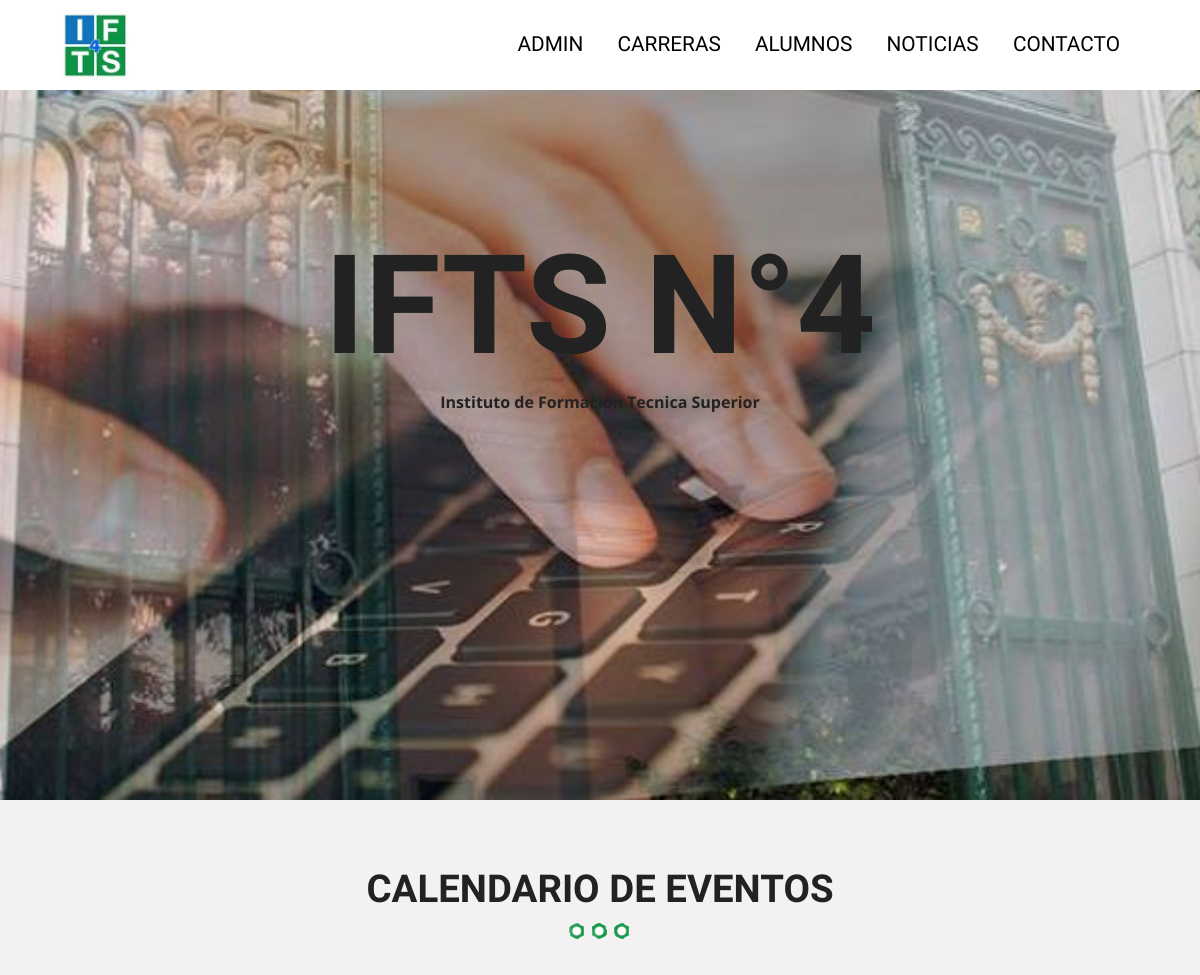
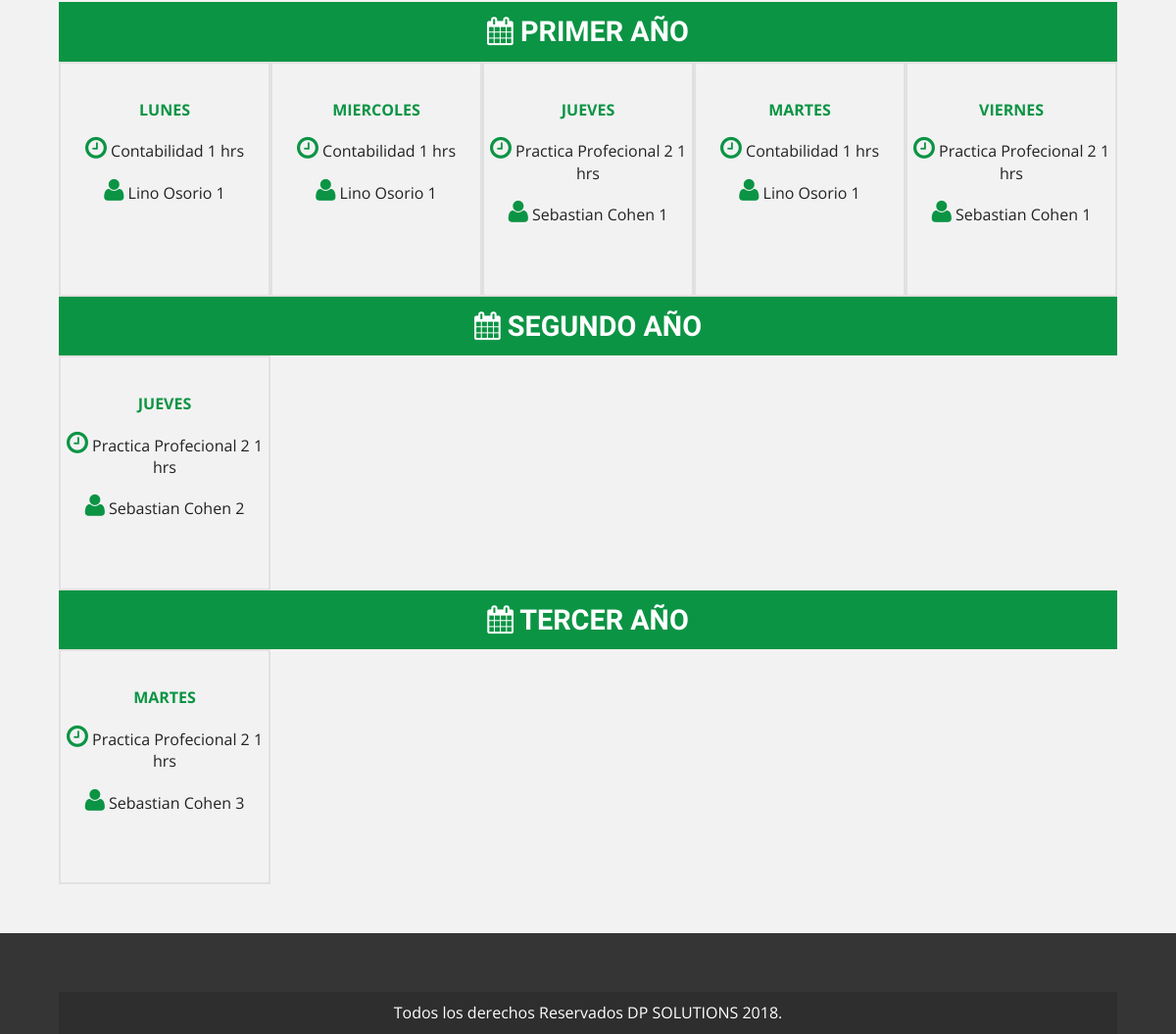
The page /horarios-sample.php on the database as committed earlier (2 pictures, top to bottom).
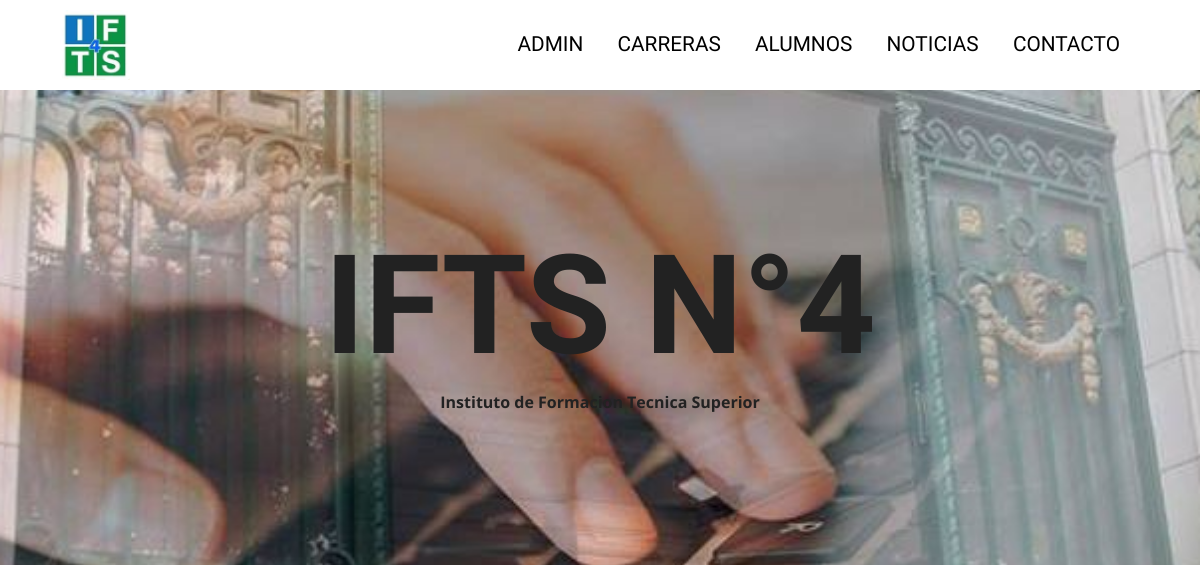
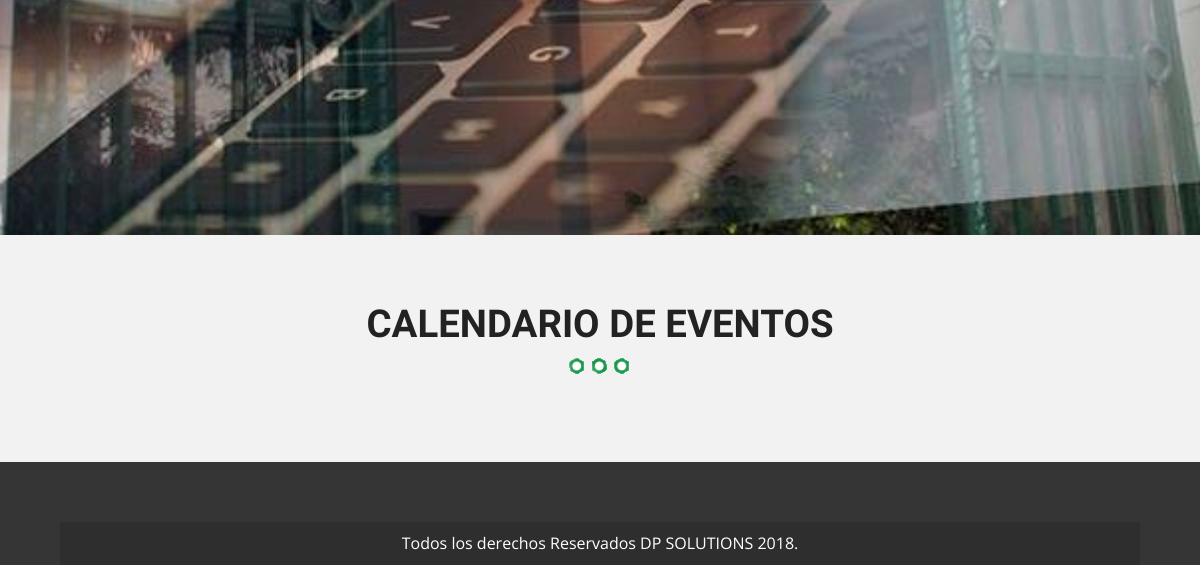
The same page on the database as committed later (2 pictures, top to bottom).
### tables this page shows
CREATE TABLE `cursos` (
  `idCurso` int(11) NOT NULL,
  `materiaCurso` int(11) DEFAULT NULL,
  `profesorCurso` int(11) DEFAULT NULL,
  `diaCurso` varchar(45) NOT NULL,
  `ordenDia` int(11) NOT NULL,
  `horaCurso` varchar(45) NOT NULL,
  `añoCurso` int(3) NOT NULL,
  `cuatrimestre` int(2) NOT NULL
);

CREATE TABLE `materias` (
  `idMaterias` int(11) NOT NULL,
  `nombreMateria` varchar(50) NOT NULL,
  `programaMateria` longtext,
  `carrera` int(11) NOT NULL
);

CREATE TABLE `profesores` (
  `idProfesor` int(11) NOT NULL,
  `nombreProfesor` varchar(50) NOT NULL,
  `dniProfesor` int(11) DEFAULT NULL
);

### horarios-sample.php (the view, shortened to what this page needs)
<?php include_once 'includes/templates/header.php'; ?>
        <section class="seccion contenedor">
              <h2>Calendario de Eventos</h2>
              <?php
                  try {
                    require_once('includes/funciones/bd_conexion.php');
                    $sql = "SELECT idCurso, diaCurso, horaCurso, añoCurso, ordenDia, cuatrimestre, nombreMateria, nombreProfesor ";
                    $sql .= "FROM cursos ";
                    $sql .= "INNER JOIN materias ";
                    $sql .= "ON cursos.materiaCurso=materias.idMaterias ";
                    $sql .= "INNER JOIN profesores ";
                    $sql .= "ON cursos.profesorCurso=profesores.idProfesor ";
                    $sql .= "ORDER BY añoCurso ";
                    $resultado = $conn->query($sql);
                  } catch (Exception $e) {
                    $error = $e->getMessage();
                  }
               ?>
               <div class="calendario">
               <?php while($cursos = $resultado->fetch_all(MYSQLI_ASSOC) ) { ?>
                     <?php $dias = array(); ?>
                     <?php foreach($cursos as $curso) {
                        $dias[] = $curso['añoCurso'];
                      } ?>
                     <?php $dias = array_values(array_unique($dias)) ?>
                     <?php $contador = 0; ?>
                     <?php foreach($cursos as $curso): ?>
                            <?php if($contador < count($dias)): ?>
                              <?php $curso_nivel = $curso['añoCurso']; ?>
                              <?php if($curso_nivel == $dias[$contador]): ?>
                                    <h3>
                                          <i class="fa fa-calendar" aria-hidden="true"></i>
                                          <?php switch ($curso['añoCurso']) {
                                        case 1:
                                          echo 'Primer Año';
                                          break;
                                        case 2:
                                          echo 'Segundo Año';
                                          break;
                                        case 3:
                                          echo 'Tercer Año';
                                          break;
                                          }
                                       ?>
                                    </h3>
                                   <?php $contador++; ?>
                              <?php endif; ?>
                            <?php endif; ?>
                           <div class="dia">
                                 <p class="titulo"><?php echo $curso['diaCurso'] . " " . $curso['ordenDia']; ?></p>
                                 <p class="hora"><i class="fa fa-clock-o" aria-hidden="true"></i> <?php echo $curso['nombreMateria'] . " " . $curso['horaCurso'] . " hrs"; ?>
                                <p><i class="fa fa-user" aria-hidden="true"></i>
                                      <?php echo $curso['nombreProfesor'] . " " . $curso['añoCurso']; ?>
                                </p>
                           </div>
                     <?php endforeach; ?>
                 </div>
                 <?php } ?>
        </section>
    <?php include_once 'includes/templates/footer.php'; ?>

### includes/templates/header.php (shortened to what this page needs)
<!doctype html>
<html class="no-js" lang="">
    <head>
        <link rel="stylesheet" href="css/normalize.css">
        <link rel="stylesheet" href="css/font-awesome.min.css">
        <link rel="stylesheet" href="css/main.css">
    </head>
    <body class="<?php echo $pagina; ?>">
    <header class="site-header">
      <div class="barra">
            <div class="contenedor clearfix">
                <div class="logo">
                    <a href="index.php">
                        <img src="img/logo.png" alt="logo ifts">
                    </a>
                </div>
                <nav class="navegacion-principal clearfix">
                    <a href="/tecnicatura/admin/login.php">Admin</a>
                    <a href="carreras.php">Carreras</a>
                    <a href="horarios.php">Alumnos</a>
                    <a href="invitados.php">Noticias</a>
                    <a href="registro.php">Contacto</a>
                </nav>
            </div>
        </div>
            <div class="hero">
                <div class="contenido-header">
                        <h1 class="nombre-sitio">ifts n°4</h1>
                        <p class="slogan"><span>Instituto de Formacion Tecnica Superior</span></p>
                    </div>
                </div>
        </header>

### includes/templates/footer.php (shortened to what this page needs)
<footer class="site-footer">
    <div class="contenedor clearfix">
    <p class="copyright">
      Todos los derechos Reservados DP SOLUTIONS 2018.
    </p>
          <link href="//cdn-images.mailchimp.com/embedcode/classic-10_7.css" rel="stylesheet" type="text/css">
</footer>
</body>
</html>

### css/main.css (style rules this page uses)
html { color: #222; font-size: 1em; line-height: 1.4; }
audio, canvas, iframe, img, svg, video { vertical-align: middle; }
html { box-sizing: border-box; }
*,*:before,*:after { box-sizing: inherit; }
body { background-color: #f2f2f2; font-family: 'Open Sans', sans-serif; }
.contenedor { width: 98%; margin:0 auto; }
@media only screen and (min-width:480px) { .contenedor { width: 95%; } }
@media only screen and (min-width:768px) { .contenedor { width: 90%; } }
@media only screen and (min-width:992px) { .contenedor { width: 90%; max-width: 1100px; } }
.seccion { padding: 30px 0; }
h2 { font-family: 'Oswald', sans-serif; font-size: 2.4em; text-transform: uppercase; text-align: center; }
h2::after { content: ''; margin: 0 auto; background-image: url(../img/separador.png); height: 30px; width: 100px; display: block; }
div.hero { background-image: url(../img/portadaIFTS.jpg); height: 100vh; background-position: top center; background-size: cover; }
div.contenido-header { padding-top: 40px; }
@media only screen and (min-width:768px) { div.contenido-header { padding-top: 10px; } }
p.slogan { text-transform: none!important; text-align: center; position: relative; top: 200px; }
p.slogan span { font-weight: bold; }
h1.nombre-sitio { font-size: 5.8vw; text-transform: uppercase; font-family: 'PT Sans', sans-serif; padding-top: 27px; text-align: center; position: relative; top: 200px; }
@media only screen and (min-width:768px) { h1.nombre-sitio { font-size: 11.5vw; margin: 0; line-height: 1; text-align: center; position: relative; top: 200px; } }
div.barra { background-color: #ffffff; padding: 10px 0; position: fixed; width: 100%; top: 0; left: 0; z-index: 2; }
div.logo { width: 80%; float: left; }
div.logo img { width: 70px; height: 70px; }
@media only screen and (min-width:768px) { div.logo { width:30%; } }
nav.navegacion-principal { display: none; width: 100%; padding: 10px 0; }
nav.navegacion-principal a { font-family: 'Oswald', sans-serif; color: #000000; font-size: 1.3em; text-transform: uppercase; text-decoration: none; transition: all .6s ease; width: 100%; display: block; text-align: center; margin-bottom: 20px; clear: both; }
@media only screen and (min-width:768px) { nav.navegacion-principal { width: 70%; float: right; text-align: right; display: block; } }
@media only screen and (min-width:768px) { nav.navegacion-principal a { padding: 10px 10px; display: inline-block; width:auto; display: inline-block; text-align: center; margin:0 10px 0 0; } }
footer { background-color: #353535; padding-top: 40px; margin-top: 20px; }
p.copyright { background-color: #2e2e2e; color: #ffffff; padding: 10px 0; margin:20px 0 0 0; text-align: center; }
@media only screen and (min-width:768px) { .clearfix:before, .clearfix:after { content: " "; display: table; } }
@media only screen and (min-width:768px) { .clearfix:after { clear: both; } }
.seccion p { font-size: 1.2em; text-align: center; }
h3 { font-size: 1.8em; color: #0b9444; font-family: 'PT Sans', sans-serif; margin: 0; }
div.calendario h3 { background-color: #0b9444; clear: both; color: white; text-align: center; padding: 10px 0; text-transform: uppercase; }
div.calendario::after { clear: both; display: block; content: ''; }
div.dia { width: 100%; float: left; border: 2px solid #e1e1e1; transition: all .3s ease; }
@media only screen and (min-width:768px) { div.dia { width: 20%; min-height: 240px; padding-top: 20px; } }
@media only screen and (min-width:768px) { div.dia p.titulo { color: #0b9444; text-transform: uppercase; font-weight: bold; } }
@media only screen and (min-width:768px) { div.dia p { font-size: 1em; } }
@media only screen and (min-width:768px) { div.dia i { color: #0b9444; font-size: 1.6em; } }

Rows that differ between the two databases and show on the page:
removed cursos: shows "TERCER AÑO", diaCurso "MARTES", materiaCurso.nombreMateria "Practica Profecional 2", horaCurso "1", profesorCurso.nombreProfesor "Sebastian Cohen", añoCurso "3"
removed cursos: shows "PRIMER AÑO", diaCurso "LUNES", materiaCurso.nombreMateria "Contabilidad", horaCurso "1", profesorCurso.nombreProfesor "Lino Osorio", añoCurso "1"
removed cursos: diaCurso "MIERCOLES", materiaCurso.nombreMateria "Contabilidad", horaCurso "1", profesorCurso.nombreProfesor "Lino Osorio", añoCurso "1"
removed cursos: diaCurso "JUEVES", materiaCurso.nombreMateria "Practica Profecional 2", horaCurso "1", profesorCurso.nombreProfesor "Sebastian Cohen", añoCurso "1"
removed cursos: diaCurso "MARTES", materiaCurso.nombreMateria "Contabilidad", horaCurso "1", profesorCurso.nombreProfesor "Lino Osorio", añoCurso "1"
removed cursos: diaCurso "VIERNES", materiaCurso.nombreMateria "Practica Profecional 2", horaCurso "1", profesorCurso.nombreProfesor "Sebastian Cohen", añoCurso "1"
removed cursos: shows "SEGUNDO AÑO", diaCurso "JUEVES", materiaCurso.nombreMateria "Practica Profecional 2", horaCurso "1", profesorCurso.nombreProfesor "Sebastian Cohen", añoCurso "2"
